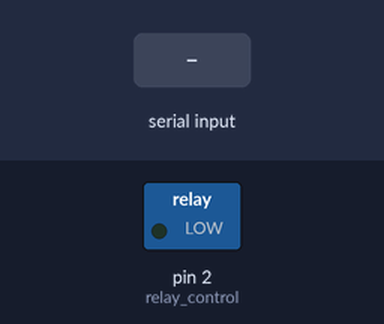
A sketch run on a simulated Arduino Uno, built with avr-gcc and run on an emulated ATmega328P. Parts: switched loads named in the sketch (green lamp = pin HIGH). Dashed ring = blinking. The test bench sets the inputs (shaded band). What the sketch prints to the serial monitor is not drawn.

Above: at 1.2 s.
1.3 s: "o" received over the second serial link
At 2.54 s:
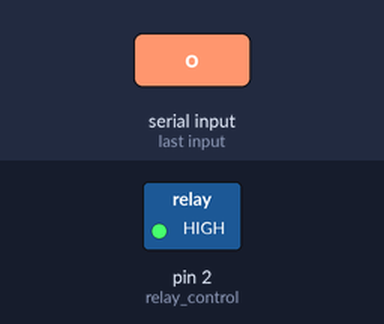
4.3 s: "O" received over the second serial link
7.3 s: "x" received over the second serial link
Timing chart, 0 to 10.3 s (numbered marks = the images above; inputs shaded):
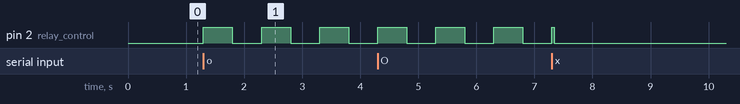

The sketch:

CH_48_03.ino
```cpp
#include <SoftwareSerial.h>

const unsigned long BLINKING_INTERVAL = 500;     // LED 점멸 간격
const unsigned long TOTAL_BLINKING_TIME = 5000;   // 5초 동안 LED 점멸

SoftwareSerial BTSerial(3, 4);    // 소프트웨어 시리얼 포트 (RX, TX)
int relay_control = 2;      // 릴레이 제어 핀 연결

boolean blinking_state = false, led_state = false;
unsigned long time_blinking_start;  // LED 점멸을 시작한 시간
unsigned long time_last_led_invert;   // 마지막으로 LED 상태를 바꾼 시간

void setup() {
  Serial.begin(9600);
  BTSerial.begin(9600);

  pinMode(relay_control, OUTPUT);   // 릴레이 제어 핀을 출력으로 설정
  digitalWrite(relay_control, LOW);   // 꺼진 상태에서 시작

  Serial.println("* LED는 꺼진 상태입니다.");
  BTSerial.println("* LED는 꺼진 상태입니다.");
}

void loop() {
  unsigned long time_current = millis();

  if (BTSerial.available()) {     // 블루투스로 문자 수신
    char c = BTSerial.read();

    if (c == 'o' || c == 'O') {   // 점멸 시작 명령
      if (blinking_state == false) {    // 꺼진 상태인 경우
        blinking_state = true;    // 점멸 상태로 설정

        time_blinking_start = time_current; // 점멸 시작 시각
        time_last_led_invert = time_current;  // LED 상태 변경 시각

        led_state = true;       // LED를 켜서 점멸 시작
        digitalWrite(relay_control, led_state);

        Serial.println("* LED 점멸을 시작합니다.");
        BTSerial.println("* LED 점멸을 시작합니다.");
      }
      else {        // 이미 점멸 상태인 경우
        time_blinking_start = millis();   // 5초 다시 시작

        Serial.println("* 5초를 다시 시작합니다.");
        BTSerial.println("* 5초를 다시 시작합니다.");
      }
    }
    else if (c == 'x' || c == 'X') {    // 점멸 종료 명령
      if (blinking_state == true) {   // 점멸 상태인 경우
        blinking_state = false;   // 꺼진 상태로 설정
        led_state = false;      // LED 끄기
        digitalWrite(relay_control, led_state);

        Serial.println("* 종료 명령으로 LED 점멸을 종료합니다.");
        BTSerial.println("* 종료 명령으로 LED 점멸을 종료합니다.");
      }
    }
  }

  if (blinking_state) {     // 점멸 상태인 경우
    // 5초가 지나면 꺼진 상태로 설정
    if (time_current - time_blinking_start >= TOTAL_BLINKING_TIME) {
      blinking_state = false;   // 꺼진 상태로 설정
      led_state = false;      // LED는 꺼진 상태로 설정
      digitalWrite(relay_control, led_state);

      Serial.println("* 시간 만료로 LED 점멸을 종료합니다.");
      BTSerial.println("* 시간 만료로 LED 점멸을 종료합니다.");
    }
    // 점멸 상태일 때 0.5초 간격으로 LED 상태를 반전
    else if (time_current - time_last_led_invert >= BLINKING_INTERVAL) {
      time_last_led_invert = time_current;
      led_state = !led_state;   // LED 상태 반전
      digitalWrite(relay_control, led_state);

      Serial.print("* LED 상태를 ");
      Serial.print(led_state ? "ON으로 " : "OFF로 ");
      Serial.println("설정합니다.");
      BTSerial.print("* LED 상태를 ");
      BTSerial.print(led_state ? "ON으로 " : "OFF로 ");
      BTSerial.println("설정합니다.");
    }
  }
}
```

Measured:
- after the input at 1.3 s, pin 2 (relay_control): alternates HIGH for 0.50 s and LOW for 0.50 s, starting at once
